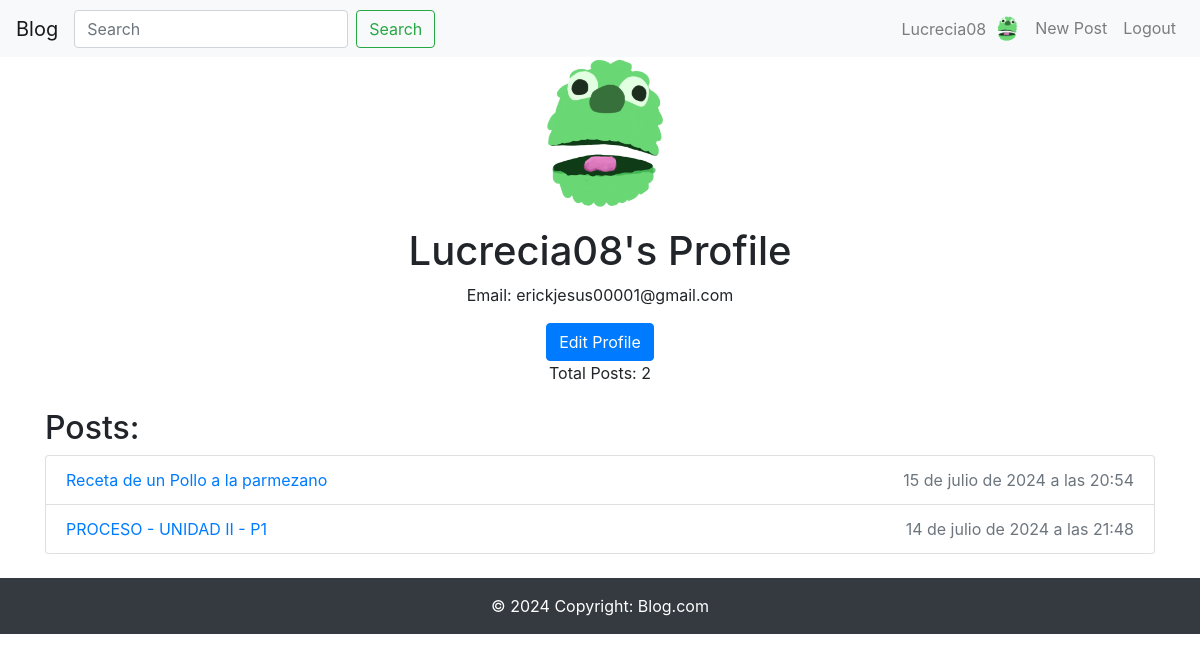
The page /user/Lucrecia08/ (signed in) on the database as committed earlier.
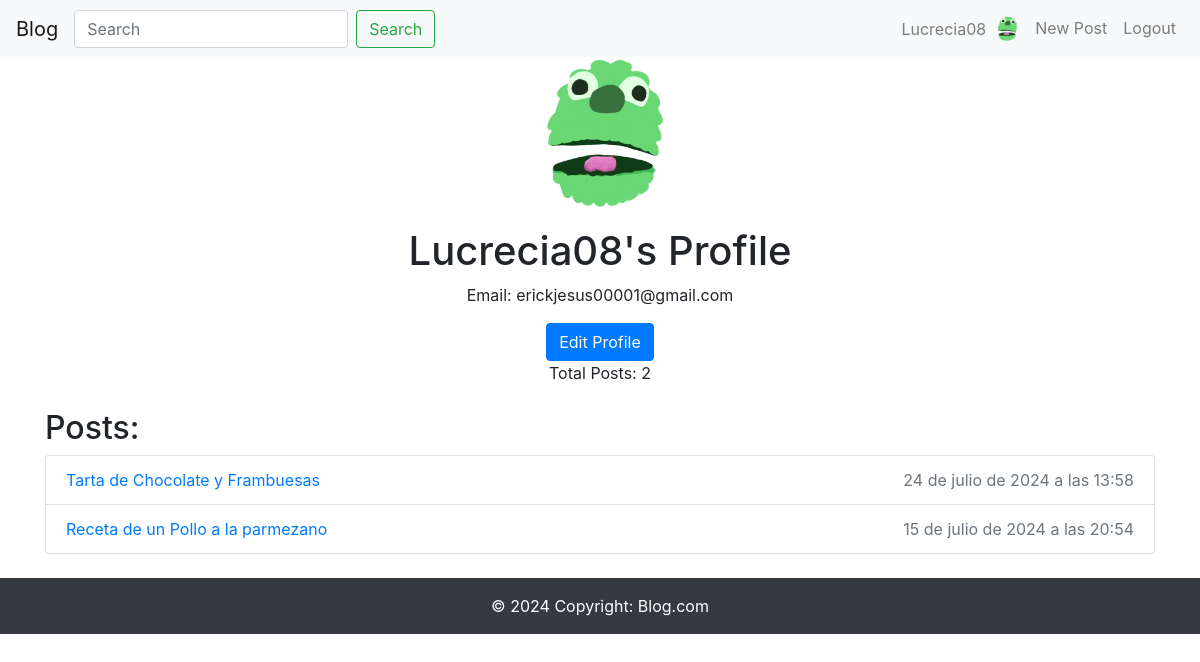
The same page on the database as committed later.
### app/models.py (models this page shows, shortened)
class Post(models.Model):
    title = models.CharField(max_length=200)
    content = models.TextField()
    categories = models.ManyToManyField(Category, related_name='posts')
    tags = models.ManyToManyField(Tag, related_name='posts')
    date_posted = models.DateTimeField(default=timezone.now)
    author = models.ForeignKey(User, on_delete=models.CASCADE)

### app/views.py (the view)
# urls.py: path('user/<str:username>/', UserProfileView.as_view(), name='user-profile'),
class UserProfileView(ListView):
    model = Post
    template_name = 'user/user_profile.html'
    context_object_name = 'posts'
    def get_queryset(self):
        user = get_object_or_404(User, username=self.kwargs.get('username'))
        return Post.objects.filter(author=user).order_by('-date_posted')
    def get_context_data(self, **kwargs):
        context = super().get_context_data(**kwargs)
        user_profile = get_object_or_404(User, username=self.kwargs.get('username'))
        context['user_profile'] = get_object_or_404(User, username=self.kwargs.get('username'))
        context['post_count'] = Post.objects.filter(author=user_profile).count()
        return context

### app/templates/user/user_profile.html
{% extends "base.html" %}
{% block content %}
<div class="profile-container">
    <div class="profile-header text-center mb-4">
        <img src="{{ user_profile.profile.image.url }}" class="rounded-circle" alt="Profile Picture" style="width: 150px; height: 150px; object-fit: cover; margin-bottom: 20px;">
        <h1>{{ user_profile.username }}'s Profile</h1>
        <p>Email: {{ user_profile.email }}</p>
        <a href="{% url 'profile' %}" class="btn btn-primary">Edit Profile</a>
        <p>Total Posts: {{ post_count }}</p>
    </div>
    <div class="profile-posts">
        <h2>Posts:</h2>
        {% if posts %}
            <ul class="list-group">
                {% for post in posts %}
                    <li class="list-group-item">
                        <div class="d-flex justify-content-between align-items-center">
                            <a href="{% url 'post-detail' post.pk %}">{{ post.title }}</a>
                            <span class="text-muted">{{ post.date_posted }}</span>
                        </div>
                    </li>
                {% endfor %}
            </ul>
        {% else %}
            <p class="text-muted">No posts yet.</p>
        {% endif %}
    </div>
</div>
{% endblock %}

Rows that differ between the two databases and show on the page:
removed Post: title "PROCESO - UNIDAD II - P1", date_posted "14 de julio de 2024 a las 21:48"
added Post: title "Tarta de Chocolate y Frambuesas", date_posted "24 de julio de 2024 a las 13:58"
